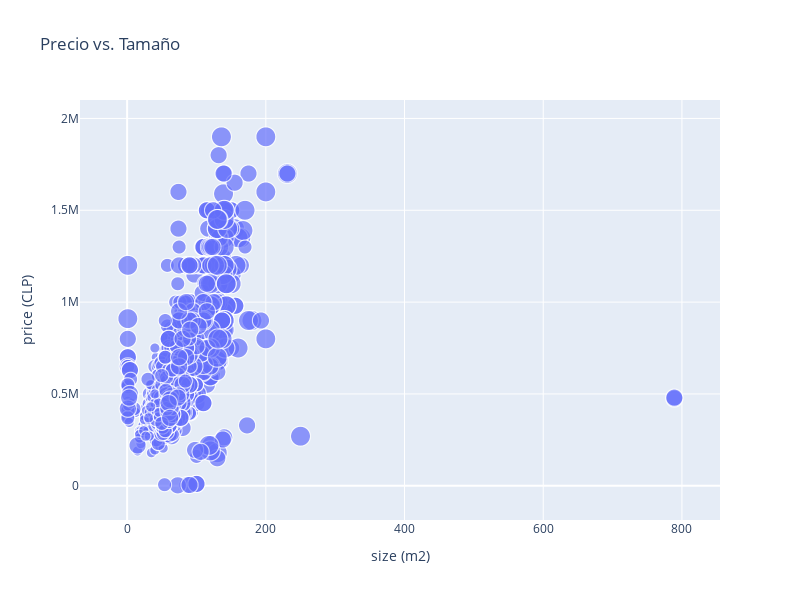

Notebook cell for this chart:
### Code cell
fig = px.scatter(df, x="size (m2)", y="price (CLP)", size="rooms", title="Precio vs. Tamaño", width=800, height=600)
fig.show()

### Figure 1 — Plotly figure (JSON) as saved in the notebook; plotly's stock layout.template omitted (floating-point values rounded to 4 significant figures; data arrays with more than 128 entries replaced by an {"elided": "..."} marker saying what was removed)
{"data": [{"hovertemplate": "size (m2)=%{x}<br>price (CLP)=%{y}<br>rooms=%{marker.size}<extra></extra>", "legendgroup": "", "marker": {"color": "#636efa", "size": {"elided": "1770 int values"}, "sizemode": "area", "sizeref": 0.01, "symbol": "circle"}, "mode": "markers", "name": "", "showlegend": false, "type": "scattergl", "x": {"elided": "1770 int values"}, "xaxis": "x", "y": {"elided": "1770 int values"}, "yaxis": "y"}], "layout": {"height": 600, "legend": {"itemsizing": "constant", "tracegroupgap": 0}, "title": {"text": "Precio vs. Tamaño"}, "width": 800, "xaxis": {"anchor": "y", "domain": [0, 1], "title": {"text": "size (m2)"}}, "yaxis": {"anchor": "x", "domain": [0, 1], "title": {"text": "price (CLP)"}}}}
